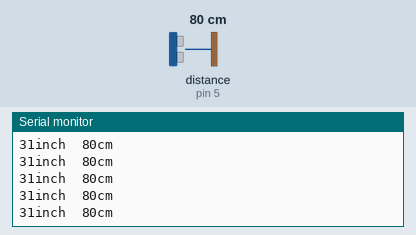
This sketch was run on a simulated Arduino Uno, built with avr-gcc and run on an emulated ATmega328P. Parts: the last lines printed to the serial monitor. Wiring (inferred from the names in the program): ultrasonic range finder: trigger pin 4; echo pin 5. Inputs (shaded band) come from the test bench; at power-on: distance to the obstacle (sensor on pin 5) 80 cm. The echo pulse lasts 58.3 µs per cm.

Above: at 1.2 s.
1.3 s: distance to the obstacle (sensor on pin 5) set to 2 cm
At 1.9 s:
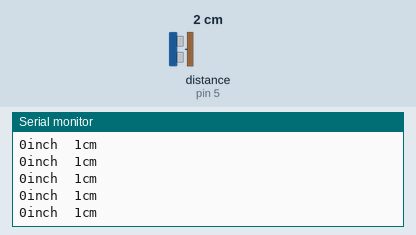
4.3 s: distance to the obstacle (sensor on pin 5) set to 120 cm
At 5.0 s:
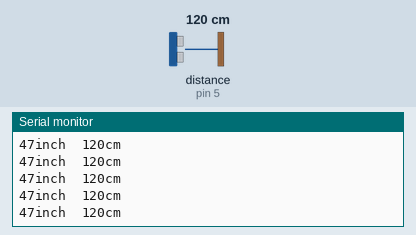
7.3 s: distance to the obstacle (sensor on pin 5) set to 299 cm
At 8.4 s:
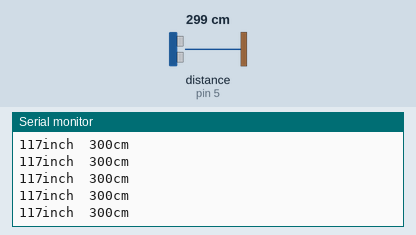
13.3 s: distance to the obstacle (sensor on pin 5) set to 120 cm
At 14.2 s:
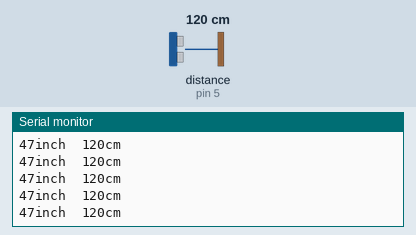
Timing chart, 0 to 16.3 s (numbered marks = the images above; inputs shaded):
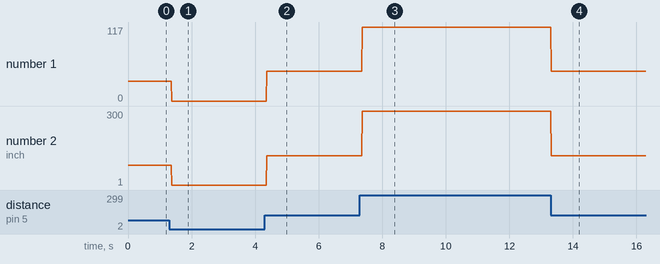

Measured:
- after the input at 1.3 s, the serial monitor: prints a new line after 0.07 s (image 1)
- after the input at 4.3 s, the serial monitor: prints a new line after 0.07 s (image 2)
- after the input at 7.3 s, the serial monitor: prints a new line after 0.07 s (image 3)
- after the input at 13.3 s, the serial monitor: prints a new line at once (image 4)
- plotted number 1: 31 → 0 after the input at 1.3 s, 0 → 47 after the input at 4.3 s, 47 → 117 after the input at 7.3 s, 117 → 47 after the input at 13.3 s
- plotted number 2: 80 → 1 after the input at 1.3 s, 1 → 120 after the input at 4.3 s, 120 → 300 after the input at 7.3 s, 300 → 120 after the input at 13.3 s

The sketch:

Ultrasonic_distance_count.ino
```cpp
int trig=4;
int echo=5;
long time=0;
long cm=0;
long inch=0;

void setup() {
pinMode(trig,OUTPUT);
pinMode(echo,INPUT);
Serial.begin(9600);
}

void loop() {

digitalWrite(trig,0);
delayMicroseconds(2);
digitalWrite(trig,1);
delayMicroseconds(10);
digitalWrite(trig,0);
time=pulseIn(echo,1);
cm=time/29/2;
inch=time/74/2;
Serial.print(inch);
Serial.print("inch\t");
Serial.print(cm);
Serial.println("cm");
}
```
